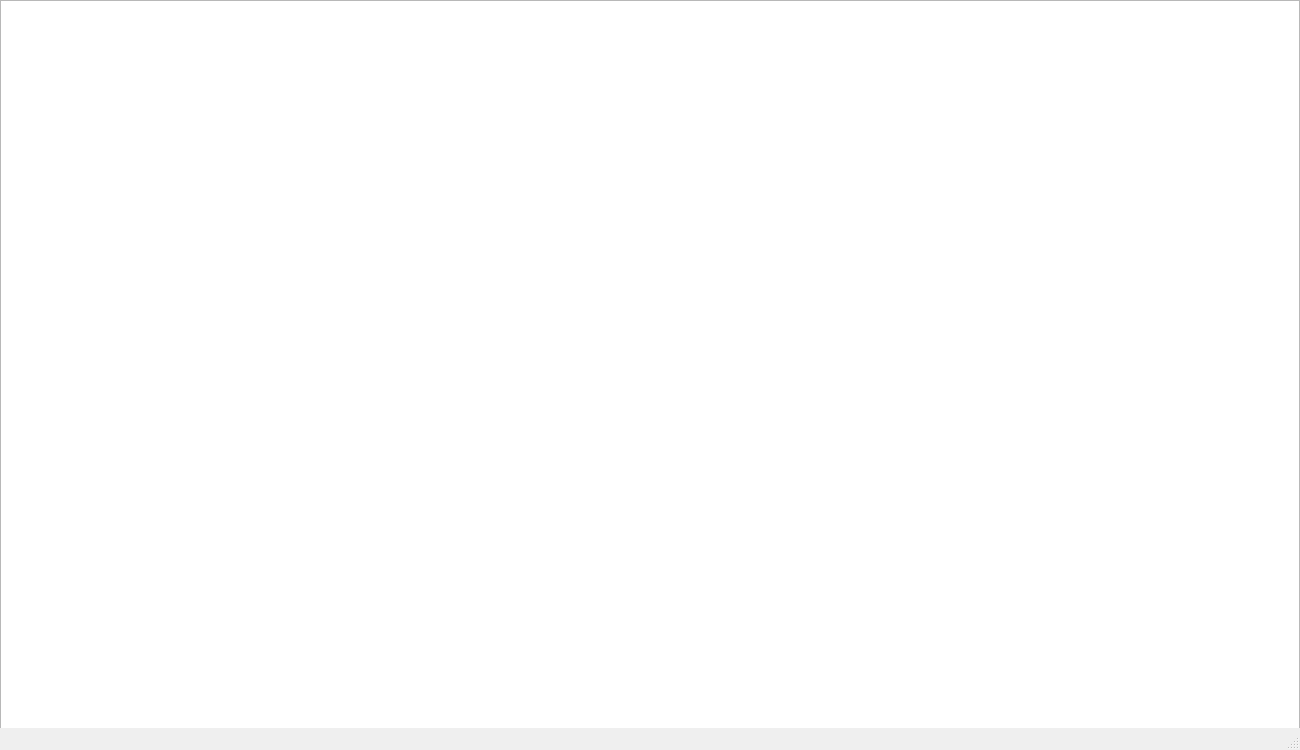
<?xml version="1.0" encoding="UTF-8"?>
<ui version="4.0">
 <class>Nivel1</class>
 <widget class="QMainWindow" name="Nivel1">
  <property name="geometry">
   <rect>
    <x>0</x>
    <y>0</y>
    <width>1300</width>
    <height>750</height>
   </rect>
  </property>
  <property name="windowTitle">
   <string>MainWindow</string>
  </property>
  <widget class="QWidget" name="centralwidget">
   <widget class="QGraphicsView" name="graphicsView">
    <property name="geometry">
     <rect>
      <x>0</x>
      <y>0</y>
      <width>1300</width>
      <height>750</height>
     </rect>
    </property>
   </widget>
  </widget>
  <widget class="QMenuBar" name="menubar">
   <property name="geometry">
    <rect>
     <x>0</x>
     <y>0</y>
     <width>1300</width>
     <height>21</height>
    </rect>
   </property>
  </widget>
  <widget class="QStatusBar" name="statusbar"/>
 </widget>
 <resources/>
 <connections/>
</ui>
